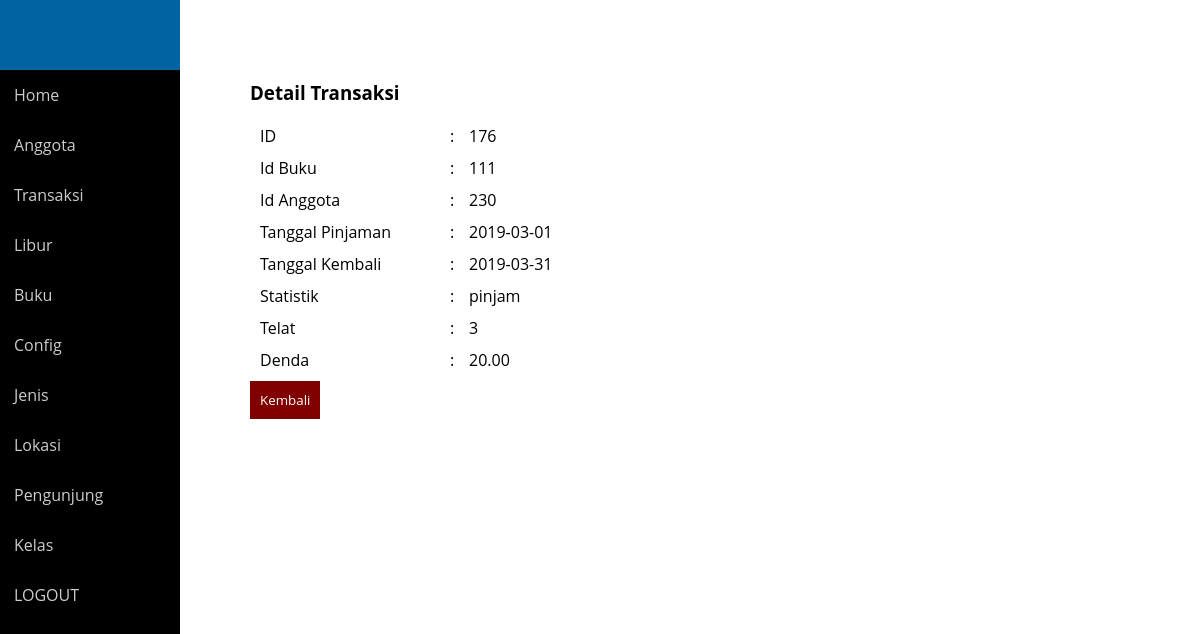
Page /perpus/detail_transaksi.php?id=176 (signed in) on the committed database.
### tables this page shows
CREATE TABLE IF NOT EXISTS `transaksi` (
`id` int(6) NOT NULL,
  `id_buku` int(6) NOT NULL,
  `id_anggota` int(6) NOT NULL,
  `tgl_pinjaman` date NOT NULL,
  `tgl_kembali` date NOT NULL,
  `stat` varchar(50) NOT NULL,
  `telat` int(2) NOT NULL,
  `denda` decimal(10,2) NOT NULL
);

### perpus/detail_transaksi.php (the view, shortened to what this page needs)
<!DOCTYPE html>
<html>
  <head>
    <link rel="stylesheet" type="text/css" href="style2.css">
  </head>
<body>
  <nav>
  </nav>
            <div class="sidebar">
                <ul class="nav side-menu">
      <li><a href="index.php">Home</a></li>
      <li><a href="anggota.php">Anggota</a></li>
      <li><a href="Transaksi.php">Transaksi</a></li>
      <li><a href="libur.php">Libur</a></li>
      <li><a href="buku.php">Buku</a></li>
      <li><a href="config.php">Config</a></li>
      <li><a href="jenis.php">Jenis</a></li>
      <li><a href="lokasi.php">Lokasi</a></li>
      <li><a href="pengunjung.php">Pengunjung</a></li>
      <li><a href="kelas.php">Kelas</a></li>
      <li><a href="logout.php">LOGOUT</a></li>
    </ul>
  </div>
             <div class="right_col" role="main">
    <div class="isimain">
      <?php
        $link = koneksi_db();
        $id = $_GET['id'];
        $sql = "SELECT * FROM transaksi WHERE id='$id'";
        $res = mysqli_query($link,$sql);
        while($data=mysqli_fetch_array($res)){
              ?>
           <h3>Detail Transaksi</h3>
     <div class="content">
        <table class="table-form" border="0" width="100%" cellpadding="10" cellspacing="10">
              <tr>
                <tr>
                <td width="20%">ID</td>
                <td width="1%">:</td>
                <td><?php echo $data['id']; ?></td>
            </tr>
            <tr>
                <td>Id Buku</td>
                <td width="1%">:</td>
                <td><?php echo $data['id_buku']; ?></td>
            </tr>
            <tr>
                <td>Id Anggota</td>
                <td width="1%">:</td>
                <td><?php echo $data['id_anggota']; ?></td>
            </tr>
            <tr>
                <td>Tanggal Pinjaman</td>
                <td width="1%">:</td>
                <td><?php echo $data['tgl_pinjaman']; ?></td>
            </tr>
            <tr>
                <td>Tanggal Kembali</td>
                <td width="1%">:</td>
                <td><?php echo $data['tgl_kembali']; ?></td>
            </tr>
            <tr>
                <td>Statistik</td>
                <td width="1%">:</td>
                <td><?php echo $data['stat']; ?></td>
            </tr>
            <tr>
                <td>Telat</td>
                <td width="1%">:</td>
                <td><?php echo $data['telat']; ?></td>
            </tr>
             <tr>
                <td>Denda</td>
                <td width="1%">:</td>
                <td><?php echo $data['denda']; ?></td>
            </tr>
          </table>
          <?php
        }
          ?>
      </div>
      <a href="transaksi.php"><input type="submit" value="Kembali"></a>
    </div>
  </body>
</html>

### perpus/style2.css (style rules this page uses)
body { font-family: 'Open Sans', sans-serif; }
* { margin: 0; padding: 0; font-family: 'Open Sans', sans-serif; }
nav { width: 15%; height: 70px; background: #0263a2; position: fixed; z-index: 999; }
a { text-decoration: none; }
.sidebar { width: 15%; background: #000; position: fixed; height: 500%; padding-top: 70px; overflow: hidden; float: left; }
.sidebar ul li { list-style: none; }
.sidebar ul li a { padding: 14px; width: 50%; color: #ccc; display: block; transition: 0.4s; }
.isimain { padding: 80px 10px 30px 250px; }
input[type=submit] { margin: 0px; outline: 0; background: maroon; color: #fff; border: 0; padding: 10px; cursor: pointer; }

### rows in the picture
transaksi: id "176", id_buku "111", id_anggota "230", tgl_pinjaman "2019-03-01", tgl_kembali "2019-03-31", stat "pinjam", telat "3", denda "20.00"
